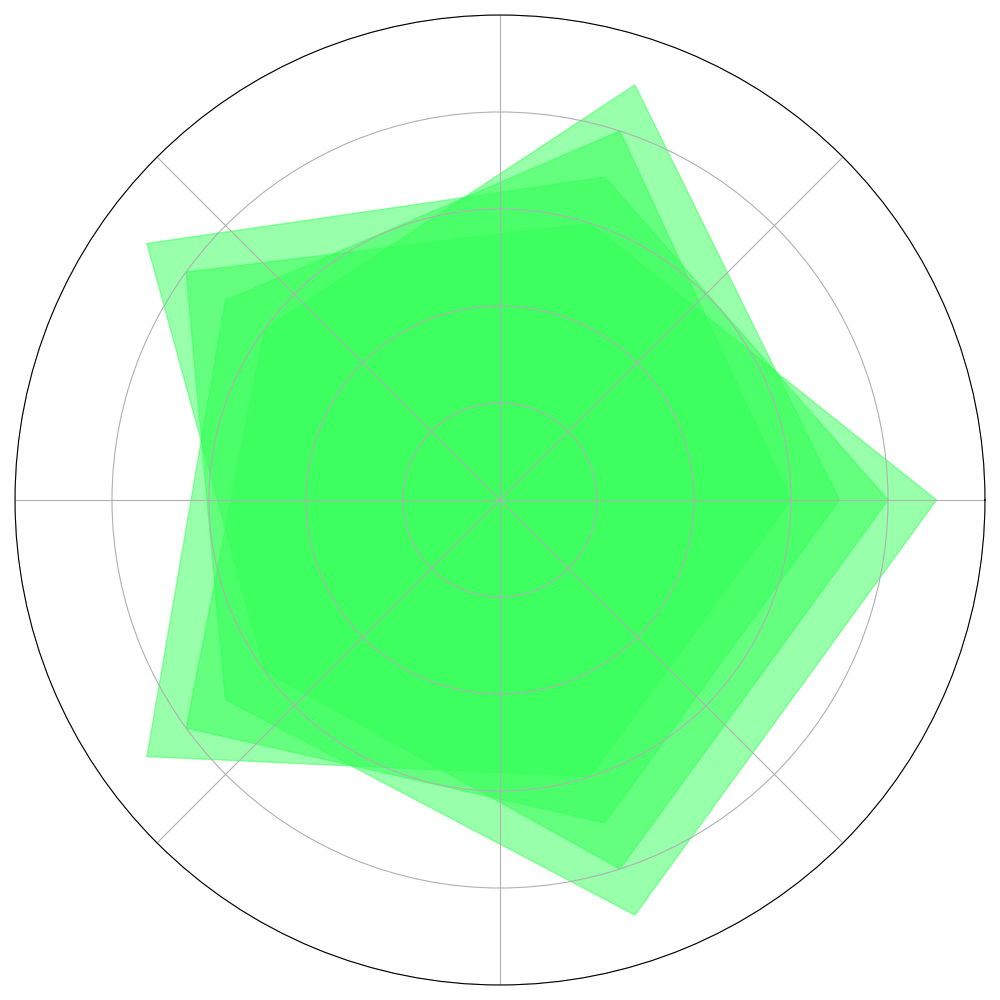

The Python source for this figure:
import numpy as np
import matplotlib.pyplot as plt
from math import pi

skills = ['Leadership', 'Technical Expertise', 'Physical Fitness', 'Medical Knowledge', 'Problem Solving']
num_skills = len(skills)

# Randomly altered the scores for different teams while preserving the structure
teams_scores = {
    'Alpha Centauri': [9, 6, 8, 7, 9],  # altered
    'Galactic Voyagers': [6, 8, 7, 9, 6],  # altered
    'Solar Pioneers': [8, 7, 9, 6, 8],  # altered
    'Lunar Legends': [7, 9, 6, 8, 7],  # altered
}

fig, ax = plt.subplots(figsize=(10, 10), subplot_kw=dict(polar=True))

angles = np.linspace(0, 2 * pi, num_skills, endpoint=False).tolist()
angles += angles[:1]

single_color = '#33ff57'
for team, scores in teams_scores.items():
    scores += scores[:1]
    ax.fill(angles, scores, alpha=0.5, color=single_color)

ax.set_yticklabels([])
ax.set_xticklabels([])

plt.ylim(0, 10)

plt.tight_layout()

plt.show()
